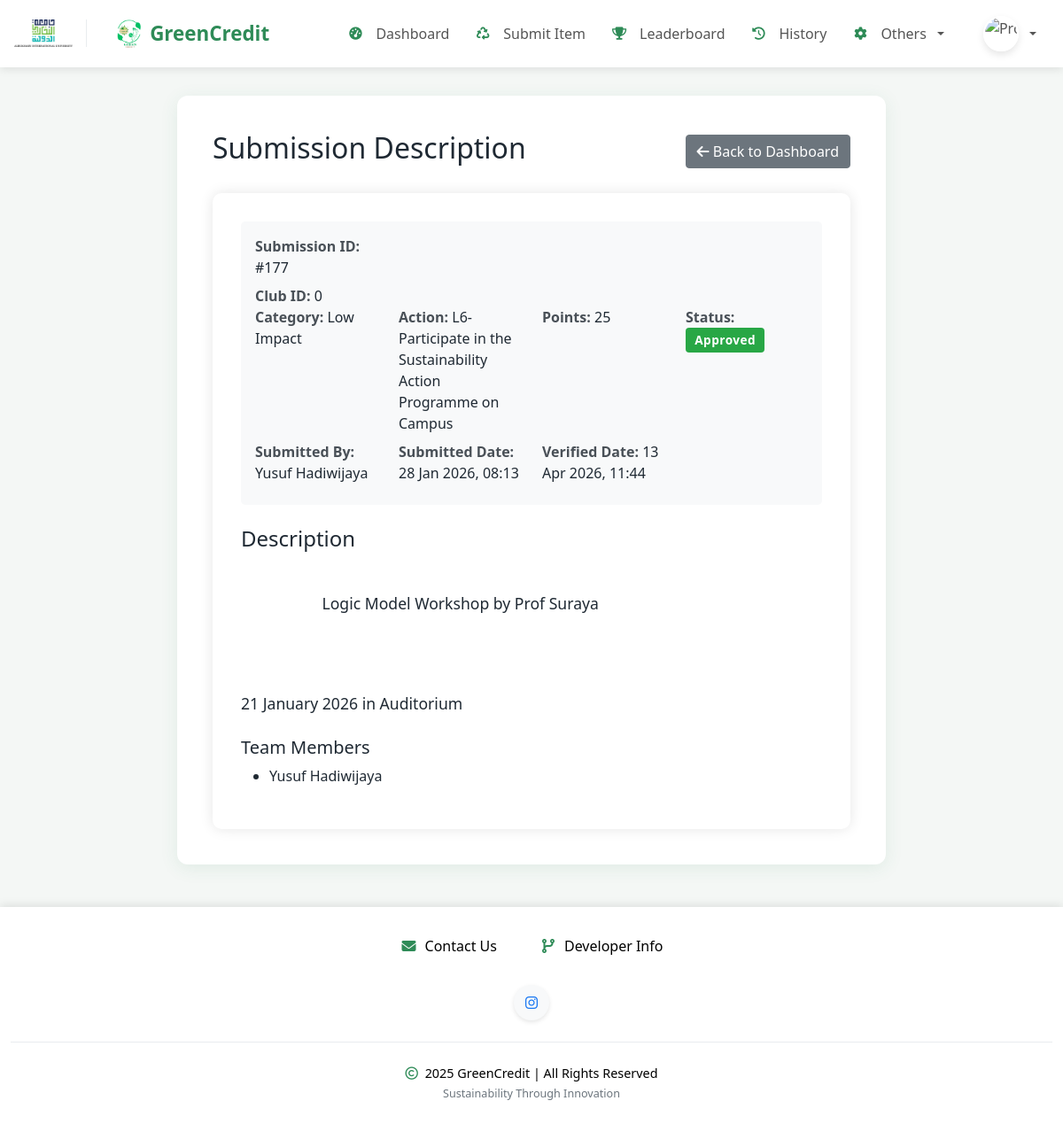
Page /user/description_view.php?id=177 (signed in) on the committed database.
### tables this page shows
CREATE TABLE `submissions` (
  `id` int NOT NULL,
  `user_id` int DEFAULT NULL,
  `category` varchar(255) NOT NULL,
  `action` varchar(255) NOT NULL,
  `points` int NOT NULL,
  `proof_image` varchar(255) DEFAULT NULL,
  `status` enum('pending','approved','rejected') DEFAULT 'pending',
  `created_at` timestamp NOT NULL DEFAULT CURRENT_TIMESTAMP,
  `reward` varchar(255) DEFAULT NULL,
  `description` text,
  `admin_remarks` text,
  `verified_date` datetime DEFAULT NULL,
  `team_number` int DEFAULT '0',
  `team_members` text,
  `three_zero_cluster` text,
  `club_id` varchar(50) DEFAULT NULL,
  `superadmin_remarks` text
);

CREATE TABLE `users` (
  `id` int NOT NULL,
  `name` varchar(255) NOT NULL,
  `date_of_birth` date NOT NULL,
  `phone_number` varchar(20) NOT NULL,
  `email` varchar(255) NOT NULL,
  `password` varchar(255) NOT NULL,
  `role` enum('admin','user') DEFAULT 'user',
  `eco_points` int DEFAULT '0',
  `profile_pic` varchar(255) DEFAULT 'default-profile.jpg',
  `program_of_study` varchar(255) NOT NULL,
  `intake` varchar(50) NOT NULL,
  `country` varchar(100) NOT NULL,
  `gender` enum('Male','Female','Other') NOT NULL,
  `department` varchar(255) NOT NULL,
  `expected_graduation_year` year NOT NULL,
  `created_at` timestamp NOT NULL DEFAULT CURRENT_TIMESTAMP,
  `reset_token` varchar(255) DEFAULT NULL,
  `token_expiry` datetime DEFAULT NULL
);

### user/description_view.php (the view, shortened to what this page needs)
<?php
include '../includes/db.php';
$submission_id = (int)$_GET['id'];
$query = "
    SELECT s.*, u.name AS submitter_name
    FROM submissions s
    LEFT JOIN users u ON u.id = s.user_id
    WHERE s.id = ?
";
$stmt = $conn->prepare($query);
$stmt->bind_param("i", $submission_id);
$stmt->execute();
$result = $stmt->get_result();
$submission = $result->fetch_assoc();
$submitted_date = date('d M Y, H:i', strtotime($submission['created_at']));
$verified_date = ($submission['verified_date'] && $submission['verified_date'] !== '0000-00-00 00:00:00')
    ? date('d M Y, H:i', strtotime($submission['verified_date']))
    : 'Not verified yet';
$team_members = json_decode($submission['team_members'], true);
$description = $submission['description'] ?? 'No description provided';
$club_id_display = (strtolower($submission['category']) === 'low impact')
    ? '0'
    : ($submission['club_id'] ?? '-');
?>
<!DOCTYPE html>
<html lang="en">
<head>
    <link href="https://cdn.jsdelivr.net/npm/bootstrap@5.1.3/dist/css/bootstrap.min.css" rel="stylesheet" />
    <link rel="stylesheet" href="assets/css/styles.css" />
</head>
<body>
<?php include 'includes/header.php'; ?>
<div class="container my-5">
    <div class="row">
        <div class="col-12">
            <div class="d-flex justify-content-between align-items-center mb-4">
                <h2>Submission Description</h2>
                <a href="dashboard.php" class="btn btn-secondary">
                    <i class="fas fa-arrow-left"></i> Back to Dashboard
                </a>
            </div>
            <div class="description-container">
                <div class="submission-info">
                    <div class="row">
                        <div class="col-md-3 mb-2">
                            <span class="info-label">Submission ID:</span> #<?= $submission['id'] ?>
                        </div>
                        <div class="info-row">
                            <span class="info-label">Club ID:</span> <?= htmlspecialchars($club_id_display) ?>
                        </div>
                        <div class="col-md-3 mb-2">
                            <span class="info-label">Category:</span> <?= htmlspecialchars($submission['category']) ?>
                        </div>
                        <div class="col-md-3 mb-2">
                            <span class="info-label">Action:</span> <?= htmlspecialchars($submission['action']) ?>
                        </div>
                        <div class="col-md-3 mb-2">
                            <span class="info-label">Points:</span> <?= $submission['points'] ?>
                        </div>
                        <div class="col-md-3 mb-2">
                            <span class="info-label">Status:</span>
                            <span class="badge
                                <?php
                                if ($submission['status'] == 'pending') echo 'bg-warning';
                                elseif ($submission['status'] == 'approved') echo 'bg-success';
                                else echo 'bg-danger';
                                ?>">
                                <?= ucfirst($submission['status']) ?>
                            </span>
                        </div>
                        <div class="col-md-3 mb-2">
                            <span class="info-label">Submitted By:</span> <?= htmlspecialchars($submission['submitter_name'] ?? 'Unknown') ?>
                        </div>
                        <div class="col-md-3 mb-2">
                            <span class="info-label">Submitted Date:</span> <?= $submitted_date ?>
                        </div>
                        <div class="col-md-3 mb-2">
                            <span class="info-label">Verified Date:</span> <?= $verified_date ?>
                        </div>
                    </div>
                </div>
                <h4 class="mb-3">Description</h4>
                <div class="description-content">
                    <?= nl2br(htmlspecialchars($description)) ?>
                </div>
                <?php if (!empty($team_members)): ?>
                <div class="mt-4">
                    <h5>Team Members</h5>
                    <ul>
                        <?php foreach ($team_members as $member): ?>
                            <li><?= htmlspecialchars($member) ?></li>
                        <?php endforeach; ?>
                    </ul>
                </div>
                <?php endif; ?>
            </div>
        </div>
    </div>
</div>
<?php include 'includes/footer.php'; ?>
</body>
</html>

### user/assets/css/styles.css (style rules this page uses)
body { background-color: #f8f9fa; color: #333; font-family: 'Segoe UI', Tahoma, Geneva, Verdana, sans-serif; }
.container.my-5 { background-color: white; border-radius: 10px; box-shadow: 0 0 20px rgba(0, 0, 0, 0.05); padding: 2rem; margin-top: 2rem !important; margin-bottom: 2rem !important; }
.badge { padding: 0.5em 0.75em; font-size: 0.85em; font-weight: 600; letter-spacing: 0.5px; }
.bg-success { background-color: #28a745 !important; }
.container.my-5 { max-width: 800px; background-color: white; border-radius: 12px; box-shadow: 0 4px 20px rgba(46, 139, 87, 0.1); padding: 2.5rem; margin-top: 2rem !important; margin-bottom: 3rem !important; }
.badge.bg-success { background-color: #28a745 !important; }
body { background-color: #ffffff; color: #000000; transition: background-color 0.3s, color 0.3s; }
body, .container, .table, .form-control, .card, .modal-content { transition: background-color 0.3s ease, color 0.3s ease; }
html, body { overflow-x: hidden; }
:root { --gc-bg: #f4f7f5; --gc-surface: #ffffff; --gc-surface-soft: #f8fbf8; --gc-border: rgba(20, 83, 45, 0.12); --gc-text: #1f2933; --gc-muted: #667085; --gc-primary: #2e8b57; --gc-primary-soft: #e9f7ef; --gc-shadow: 0 14px 34px rgba(16, 24, 40, 0.08); }
body { background: var(--gc-bg); color: var(--gc-text); transition: background-color 0.25s ease, color 0.25s ease; }
.container, .container-fluid, .card, .modal-content, .list-group-item, .profile-container, .profile-section, .leaderboard-container, .developer-card, .stats-card { transition: background-color 0.25s ease, color 0.25s ease, border-color 0.25s ease, box-shadow 0.25s ease; }

### user/description_view.php (style rules this page uses)
.description-container { background: white; padding: 2rem; border-radius: 10px; box-shadow: 0 0 15px rgba(0,0,0,0.1); }
.description-content { white-space: pre-wrap; line-height: 1.6; font-size: 1.1rem; }
.submission-info { background: #f8f9fa; padding: 1rem; border-radius: 5px; margin-bottom: 1.5rem; }
.info-label { font-weight: bold; color: #495057; }

### rows in the picture
submissions: id "177", category "0", category "Low Impact", action "L6-Participate in the Sustainability Action Programme on Campus", points "25", status "Approved", user.name "Yusuf Hadiwijaya", created_at "28 Jan 2026, 08:13", verified_date "13 Apr 2026, 11:44", description "Logic Model Workshop by Prof Suraya 21 January 2026 in Auditorium", team_members "Yusuf Hadiwijaya"
